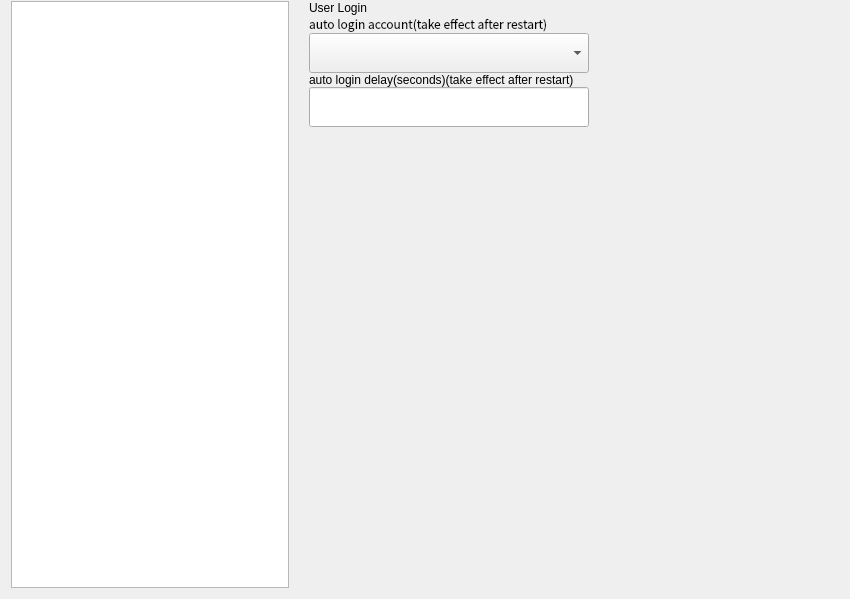
<?xml version="1.0" encoding="UTF-8"?>
<ui version="4.0">
 <class>GreeterSettingWindow</class>
 <widget class="QWidget" name="GreeterSettingWindow">
  <property name="geometry">
   <rect>
    <x>0</x>
    <y>0</y>
    <width>850</width>
    <height>599</height>
   </rect>
  </property>
  <property name="windowTitle">
   <string>GreeterSetting</string>
  </property>
  <property name="styleSheet">
   <string notr="true"/>
  </property>
  <layout class="QHBoxLayout" name="horizontalLayout">
   <property name="spacing">
    <number>0</number>
   </property>
   <property name="topMargin">
    <number>0</number>
   </property>
   <item>
    <widget class="QWidget" name="tab" native="true">
     <property name="sizePolicy">
      <sizepolicy hsizetype="Fixed" vsizetype="Preferred">
       <horstretch>0</horstretch>
       <verstretch>0</verstretch>
      </sizepolicy>
     </property>
     <property name="minimumSize">
      <size>
       <width>286</width>
       <height>0</height>
      </size>
     </property>
     <property name="styleSheet">
      <string notr="true"/>
     </property>
     <layout class="QVBoxLayout" name="verticalLayout_2">
      <property name="spacing">
       <number>0</number>
      </property>
      <property name="leftMargin">
       <number>0</number>
      </property>
      <property name="topMargin">
       <number>1</number>
      </property>
      <property name="rightMargin">
       <number>1</number>
      </property>
      <property name="bottomMargin">
       <number>0</number>
      </property>
      <item>
       <widget class="KiranSidebarWidget" name="tabList">
        <property name="sizePolicy">
         <sizepolicy hsizetype="Fixed" vsizetype="Expanding">
          <horstretch>0</horstretch>
          <verstretch>0</verstretch>
         </sizepolicy>
        </property>
        <property name="minimumSize">
         <size>
          <width>274</width>
          <height>0</height>
         </size>
        </property>
        <property name="maximumSize">
         <size>
          <width>278</width>
          <height>16777215</height>
         </size>
        </property>
        <property name="styleSheet">
         <string notr="true"/>
        </property>
        <property name="currentRow">
         <number>-1</number>
        </property>
       </widget>
      </item>
     </layout>
    </widget>
   </item>
   <item>
    <widget class="QWidget" name="stack" native="true">
     <property name="styleSheet">
      <string notr="true"/>
     </property>
     <layout class="QVBoxLayout" name="verticalLayout">
      <property name="spacing">
       <number>0</number>
      </property>
      <property name="leftMargin">
       <number>0</number>
      </property>
      <property name="topMargin">
       <number>1</number>
      </property>
      <property name="rightMargin">
       <number>0</number>
      </property>
      <property name="bottomMargin">
       <number>0</number>
      </property>
      <item>
       <widget class="QStackedWidget" name="stackedWidget">
        <property name="currentIndex">
         <number>1</number>
        </property>
        <widget class="QWidget" name="appearence">
         <property name="styleSheet">
          <string notr="true"/>
         </property>
         <layout class="QVBoxLayout" name="verticalLayout_3">
          <property name="spacing">
           <number>0</number>
          </property>
          <property name="leftMargin">
           <number>12</number>
          </property>
          <property name="topMargin">
           <number>0</number>
          </property>
          <property name="rightMargin">
           <number>0</number>
          </property>
          <property name="bottomMargin">
           <number>0</number>
          </property>
          <item alignment="Qt::AlignLeft">
           <widget class="QLabel" name="label_appearence">
            <property name="sizePolicy">
             <sizepolicy hsizetype="Minimum" vsizetype="Minimum">
              <horstretch>0</horstretch>
              <verstretch>0</verstretch>
             </sizepolicy>
            </property>
            <property name="font">
             <font>
              <family>NotoSansCJKsc-Light</family>
              <weight>50</weight>
              <bold>false</bold>
             </font>
            </property>
            <property name="styleSheet">
             <string notr="true"/>
            </property>
            <property name="text">
             <string>Appearance Setting</string>
            </property>
           </widget>
          </item>
          <item>
           <widget class="LoginGreeterPreviewWidget" name="preview" native="true">
            <property name="sizePolicy">
             <sizepolicy hsizetype="Fixed" vsizetype="Fixed">
              <horstretch>0</horstretch>
              <verstretch>0</verstretch>
             </sizepolicy>
            </property>
            <property name="minimumSize">
             <size>
              <width>330</width>
              <height>186</height>
             </size>
            </property>
            <property name="styleSheet">
             <string notr="true"/>
            </property>
           </widget>
          </item>
          <item>
           <widget class="QLabel" name="label_selectPix">
            <property name="font">
             <font>
              <family>NotoSansCJKSC</family>
             </font>
            </property>
            <property name="styleSheet">
             <string notr="true"/>
            </property>
            <property name="text">
             <string>Select Image</string>
            </property>
           </widget>
          </item>
          <item>
           <widget class="QPushButton" name="btn_browse">
            <property name="sizePolicy">
             <sizepolicy hsizetype="Fixed" vsizetype="Fixed">
              <horstretch>0</horstretch>
              <verstretch>0</verstretch>
             </sizepolicy>
            </property>
            <property name="minimumSize">
             <size>
              <width>70</width>
              <height>30</height>
             </size>
            </property>
            <property name="maximumSize">
             <size>
              <width>70</width>
              <height>30</height>
             </size>
            </property>
            <property name="styleSheet">
             <string notr="true"/>
            </property>
            <property name="text">
             <string>Browse</string>
            </property>
           </widget>
          </item>
          <item>
           <widget class="QLabel" name="label_selectMode">
            <property name="styleSheet">
             <string notr="true"/>
            </property>
            <property name="text">
             <string>Scale Mode</string>
            </property>
           </widget>
          </item>
          <item>
           <widget class="QComboBox" name="combo_mode">
            <property name="sizePolicy">
             <sizepolicy hsizetype="Fixed" vsizetype="Fixed">
              <horstretch>0</horstretch>
              <verstretch>0</verstretch>
             </sizepolicy>
            </property>
            <property name="minimumSize">
             <size>
              <width>280</width>
              <height>40</height>
             </size>
            </property>
            <property name="maximumSize">
             <size>
              <width>280</width>
              <height>40</height>
             </size>
            </property>
            <property name="styleSheet">
             <string notr="true"/>
            </property>
           </widget>
          </item>
          <item>
           <widget class="QWidget" name="verticalWidget" native="true">
            <property name="sizePolicy">
             <sizepolicy hsizetype="Preferred" vsizetype="Fixed">
              <horstretch>0</horstretch>
              <verstretch>0</verstretch>
             </sizepolicy>
            </property>
            <property name="minimumSize">
             <size>
              <width>0</width>
              <height>82</height>
             </size>
            </property>
            <property name="maximumSize">
             <size>
              <width>16777215</width>
              <height>82</height>
             </size>
            </property>
            <layout class="QVBoxLayout" name="verticalLayout_5">
             <property name="spacing">
              <number>0</number>
             </property>
             <property name="leftMargin">
              <number>0</number>
             </property>
             <property name="topMargin">
              <number>0</number>
             </property>
             <property name="rightMargin">
              <number>0</number>
             </property>
             <property name="bottomMargin">
              <number>0</number>
             </property>
             <item>
              <widget class="QLabel" name="label_scaleFactor">
               <property name="styleSheet">
                <string notr="true"/>
               </property>
               <property name="text">
                <string>Scale Factor</string>
               </property>
              </widget>
             </item>
             <item>
              <widget class="QComboBox" name="combo_scaleFactor">
               <property name="sizePolicy">
                <sizepolicy hsizetype="Fixed" vsizetype="Fixed">
                 <horstretch>0</horstretch>
                 <verstretch>0</verstretch>
                </sizepolicy>
               </property>
               <property name="minimumSize">
                <size>
                 <width>280</width>
                 <height>40</height>
                </size>
               </property>
               <property name="maximumSize">
                <size>
                 <width>280</width>
                 <height>40</height>
                </size>
               </property>
               <property name="styleSheet">
                <string notr="true"/>
               </property>
              </widget>
             </item>
            </layout>
           </widget>
          </item>
          <item alignment="Qt::AlignTop">
           <widget class="QWidget" name="widget_enableManualLogin" native="true">
            <property name="sizePolicy">
             <sizepolicy hsizetype="Fixed" vsizetype="Preferred">
              <horstretch>0</horstretch>
              <verstretch>0</verstretch>
             </sizepolicy>
            </property>
            <property name="minimumSize">
             <size>
              <width>280</width>
              <height>0</height>
             </size>
            </property>
            <property name="maximumSize">
             <size>
              <width>280</width>
              <height>16777215</height>
             </size>
            </property>
            <layout class="QHBoxLayout" name="horizontalLayout_3">
             <property name="leftMargin">
              <number>0</number>
             </property>
             <property name="topMargin">
              <number>20</number>
             </property>
             <property name="rightMargin">
              <number>0</number>
             </property>
             <property name="bottomMargin">
              <number>0</number>
             </property>
             <item>
              <widget class="QLabel" name="label">
               <property name="text">
                <string>enable manual login</string>
               </property>
              </widget>
             </item>
             <item>
              <spacer name="horizontalSpacer">
               <property name="orientation">
                <enum>Qt::Horizontal</enum>
               </property>
               <property name="sizeHint" stdset="0">
                <size>
                 <width>40</width>
                 <height>20</height>
                </size>
               </property>
              </spacer>
             </item>
            </layout>
           </widget>
          </item>
          <item alignment="Qt::AlignTop">
           <widget class="QWidget" name="widget_hideUserList" native="true">
            <property name="sizePolicy">
             <sizepolicy hsizetype="Fixed" vsizetype="Minimum">
              <horstretch>0</horstretch>
              <verstretch>0</verstretch>
             </sizepolicy>
            </property>
            <property name="minimumSize">
             <size>
              <width>280</width>
              <height>0</height>
             </size>
            </property>
            <property name="maximumSize">
             <size>
              <width>280</width>
              <height>16777215</height>
             </size>
            </property>
            <layout class="QHBoxLayout" name="horizontalLayout_4">
             <property name="leftMargin">
              <number>0</number>
             </property>
             <property name="topMargin">
              <number>20</number>
             </property>
             <property name="rightMargin">
              <number>0</number>
             </property>
             <property name="bottomMargin">
              <number>0</number>
             </property>
             <item>
              <widget class="QLabel" name="label_2">
               <property name="text">
                <string>hide user list</string>
               </property>
              </widget>
             </item>
             <item>
              <spacer name="horizontalSpacer_2">
               <property name="orientation">
                <enum>Qt::Horizontal</enum>
               </property>
               <property name="sizeHint" stdset="0">
                <size>
                 <width>40</width>
                 <height>20</height>
                </size>
               </property>
              </spacer>
             </item>
            </layout>
           </widget>
          </item>
          <item>
           <spacer name="verticalSpacer">
            <property name="orientation">
             <enum>Qt::Vertical</enum>
            </property>
            <property name="sizeHint" stdset="0">
             <size>
              <width>20</width>
              <height>40</height>
             </size>
            </property>
           </spacer>
          </item>
          <item>
           <layout class="QHBoxLayout" name="horizontalLayout_2">
            <property name="bottomMargin">
             <number>0</number>
            </property>
            <item>
             <widget class="QPushButton" name="pushButton">
              <property name="text">
               <string>PushButton</string>
              </property>
             </widget>
            </item>
            <item>
             <widget class="QPushButton" name="pushButton_2">
              <property name="text">
               <string>PushButton</string>
              </property>
             </widget>
            </item>
           </layout>
          </item>
         </layout>
        </widget>
        <widget class="QWidget" name="userlogin">
         <property name="styleSheet">
          <string notr="true"/>
         </property>
         <layout class="QVBoxLayout" name="verticalLayout_4">
          <property name="spacing">
           <number>0</number>
          </property>
          <property name="leftMargin">
           <number>12</number>
          </property>
          <property name="topMargin">
           <number>0</number>
          </property>
          <property name="rightMargin">
           <number>0</number>
          </property>
          <property name="bottomMargin">
           <number>20</number>
          </property>
          <item>
           <widget class="QLabel" name="label_userlogin">
            <property name="styleSheet">
             <string notr="true"/>
            </property>
            <property name="text">
             <string>User Login</string>
            </property>
           </widget>
          </item>
          <item>
           <widget class="QLabel" name="label_autoLoginUserName">
            <property name="font">
             <font>
              <family>NotoSansCJKSC</family>
             </font>
            </property>
            <property name="styleSheet">
             <string notr="true"/>
            </property>
            <property name="text">
             <string>auto login account(take effect after restart)</string>
            </property>
           </widget>
          </item>
          <item>
           <widget class="QComboBox" name="combo_autoLoginUser">
            <property name="sizePolicy">
             <sizepolicy hsizetype="Fixed" vsizetype="Fixed">
              <horstretch>0</horstretch>
              <verstretch>0</verstretch>
             </sizepolicy>
            </property>
            <property name="minimumSize">
             <size>
              <width>280</width>
              <height>40</height>
             </size>
            </property>
            <property name="maximumSize">
             <size>
              <width>280</width>
              <height>40</height>
             </size>
            </property>
           </widget>
          </item>
          <item>
           <widget class="QLabel" name="label_autoLoginDelay">
            <property name="styleSheet">
             <string notr="true"/>
            </property>
            <property name="text">
             <string>auto login delay(seconds)(take effect after restart)</string>
            </property>
           </widget>
          </item>
          <item>
           <widget class="QLineEdit" name="edit_autologinDelay">
            <property name="sizePolicy">
             <sizepolicy hsizetype="Fixed" vsizetype="Fixed">
              <horstretch>0</horstretch>
              <verstretch>0</verstretch>
             </sizepolicy>
            </property>
            <property name="minimumSize">
             <size>
              <width>280</width>
              <height>40</height>
             </size>
            </property>
            <property name="maximumSize">
             <size>
              <width>280</width>
              <height>40</height>
             </size>
            </property>
            <property name="styleSheet">
             <string notr="true"/>
            </property>
           </widget>
          </item>
          <item>
           <spacer name="verticalSpacer_2">
            <property name="orientation">
             <enum>Qt::Vertical</enum>
            </property>
            <property name="sizeHint" stdset="0">
             <size>
              <width>20</width>
              <height>40</height>
             </size>
            </property>
           </spacer>
          </item>
         </layout>
        </widget>
       </widget>
      </item>
     </layout>
    </widget>
   </item>
  </layout>
 </widget>
 <layoutdefault spacing="6" margin="11"/>
 <customwidgets>
  <customwidget>
   <class>LoginGreeterPreviewWidget</class>
   <extends>QWidget</extends>
   <header location="global">logingreeterpreviewwidget.h</header>
   <container>1</container>
  </customwidget>
  <customwidget>
   <class>KiranSidebarWidget</class>
   <extends>QListWidget</extends>
   <header location="global">kiran-sidebar-widget.h</header>
  </customwidget>
 </customwidgets>
 <resources/>
 <connections/>
</ui>
